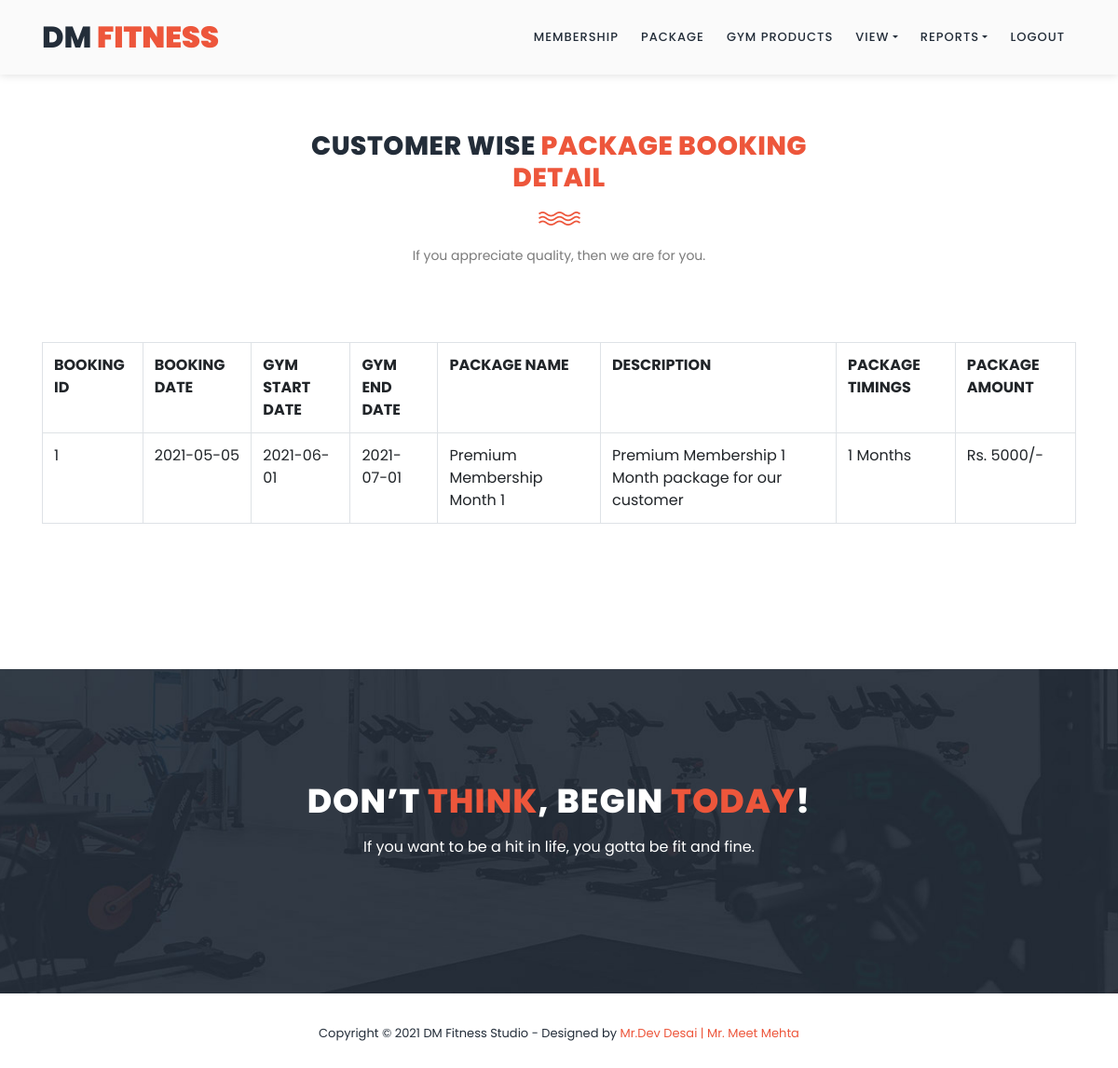
Screenshot of /admin_view_customerwise_membership_booking_report.php?cid=1 with the database file from the repository.
### tables this page shows
CREATE TABLE IF NOT EXISTS `book_package_detail` (
  `book_id` int(10) NOT NULL,
  `book_date` date NOT NULL,
  `gym_start_date` date NOT NULL,
  `gym_end_date` date NOT NULL,
  `package_id` int(10) NOT NULL,
  `cust_id` int(10) NOT NULL,
  `package_amt` int(10) NOT NULL,
  PRIMARY KEY (`book_id`)
);

CREATE TABLE IF NOT EXISTS `package_detail` (
  `package_id` int(10) NOT NULL,
  `package_name` varchar(50) NOT NULL,
  `membership_id` int(10) NOT NULL,
  `package_description` varchar(200) NOT NULL,
  `package_timings` varchar(30) NOT NULL,
  `package_charges` int(10) NOT NULL,
  PRIMARY KEY (`package_id`)
);

### admin_view_customerwise_membership_booking_report.php (the view, shortened to what this page needs)
<?php
include("admin_header.php");
?>
    <section class="section" id="our-classes">
        <div class="container">
            <div class="row">
                <div class="col-lg-6 offset-lg-3">
                    <div class="section-heading">
                        <h2>CUSTOMER WISE <em>PACKAGE BOOKING DETAIL</em></h2>
                        <img src="assets/images/line-dec.png" alt="">
                        <p>If you appreciate quality, then we are for you.</p>
                    </div>
                </div>
            </div>
            <div class="row" id="tabs">
			  <div class="col-lg-12">
                <?php
				$custid=$_REQUEST['cid'];
				$qur=mysql_query("select * from book_package_detail where cust_id='$custid'");
				if(mysql_num_rows($qur)>0)
				{
					echo "<table class='table table-bordered'>
							<tr>
								<th>BOOKING ID</th>
								<th>BOOKING DATE</th>
								<th>GYM START DATE</th>
								<th>GYM END DATE</th>
								<th>PACKAGE NAME</th>
								<th>DESCRIPTION</th>
								<th>PACKAGE TIMINGS</th>
								<th>PACKAGE AMOUNT</th>
							</tr>";
					while($q=mysql_fetch_array($qur))
					{
						echo "<tr>";
						echo "<td>$q[0]</td>";
						echo "<td>$q[1]</td>";
						echo "<td>$q[2]</td>";
						echo "<td>$q[3]</td>";
						$qur2=mysql_query("select * from package_detail where package_id='$q[4]'");
						$q2=mysql_fetch_array($qur2);
						echo "<td>$q2[1]</td>";
						echo "<td>$q2[3]</td>";
						echo "<td>$q2[4]</td>";
						echo "<td>Rs. $q2[5]/-</td>";
						echo "</tr>";
					}
					echo "</table>";
				}else{
					echo "<h2>No Record Found</h2>";
				}
				?>
              </div>
            </div>
        </div>
    </section>
    <section class="section" id="call-to-action">
        <div class="container">
            <div class="row">
                <div class="col-lg-10 offset-lg-1">
                    <div class="cta-content">
                        <h2>Don’t <em>think</em>, begin <em>today</em>!</h2>
                        <p>If you want to be a hit in life, you gotta be fit and fine.</p>
                    </div>
                </div>
            </div>
        </div>
    </section>
<?php
include("footer.php");
?>

### assets/css/templatemo-training-studio.css (style rules this page uses)
html, body, div, span, applet, object, iframe, h1, h2, h3, h4, h5, h6, p, blockquote, div pre, a, abbr, acronym, address, big, cite, code, del, dfn, em, font, img, ins, kbd, q, s, samp, small, strike, strong, sub, sup, tt, var, b, u, i, center, dl, dt, dd, ol, ul, li, figure, header, nav, section, article, aside, footer, figcaption { margin: 0; padding: 0; border: 0; outline: 0; }
header, nav, section, article, aside, footer, hgroup { display: block; }
* { box-sizing: border-box; }
html, body { font-family: 'Poppins', sans-serif; font-weight: 400; background-color: #fff; font-size: 16px; -ms-text-size-adjust: 100%; -webkit-font-smoothing: antialiased; -moz-osx-font-smoothing: grayscale; }
h1, h2, h3, h4, h5, h6 { margin-top: 0px; margin-bottom: 0px; }
p { font-size: 14px; line-height: 25px; color: #7a7a7a; }
html, body { background: #fff; font-family: 'Poppins', sans-serif; }
.section-heading { text-align: center; margin-top: 140px; margin-bottom: 80px; }
.section-heading h2 { font-size: 28px; font-weight: 800; color: #232d39; text-transform: uppercase; letter-spacing: 0.5px; margin-top: 0px; margin-bottom: 0px; }
.section-heading h2 em { font-style: normal; color: #ed563b; }
.section-heading img { margin: 20px auto; }
#call-to-action { padding: 120px 0px; background-image: url(../images/cta-bg.jpg); background-position: center center; background-repeat: no-repeat; background-size: cover; text-align: center; }
.cta-content h2 { font-size: 36px; text-transform: uppercase; font-weight: 800; color: #fff; letter-spacing: 1px; }
.cta-content h2 em { font-style: normal; color: #ed563b; }
.cta-content p { font-size: 16px; color: #fff; margin: 15px 0px 25px 0px; }
#our-classes { margin-bottom: 140px; }

### rows the page displays
book_package_detail: book_id "1", book_date "2021-05-05", gym_start_date "2021-06-01", gym_end_date "2021-07-01", package.package_name "Premium Membership Month 1", package.package_description "Premium Membership 1 Month package for our customer", package.package_timings "1 Months", package.package_charges "5000"
